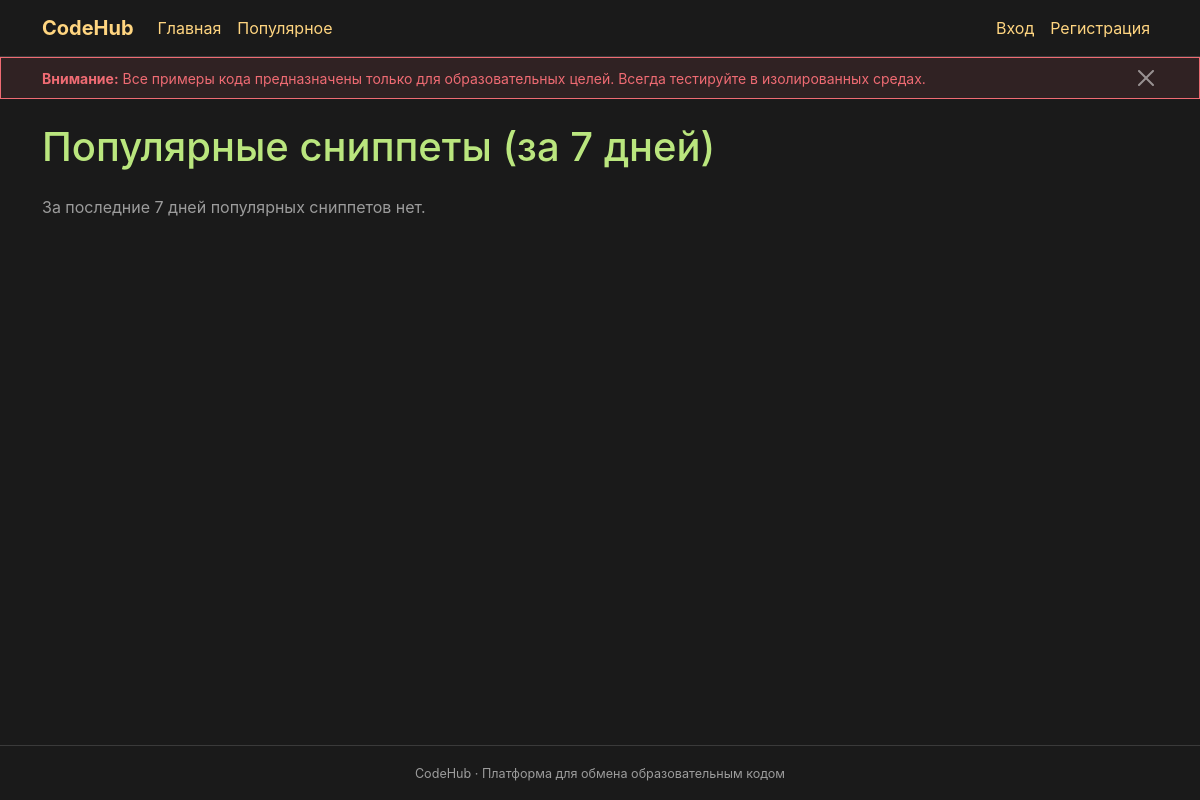
The page /hot on the database as committed earlier.
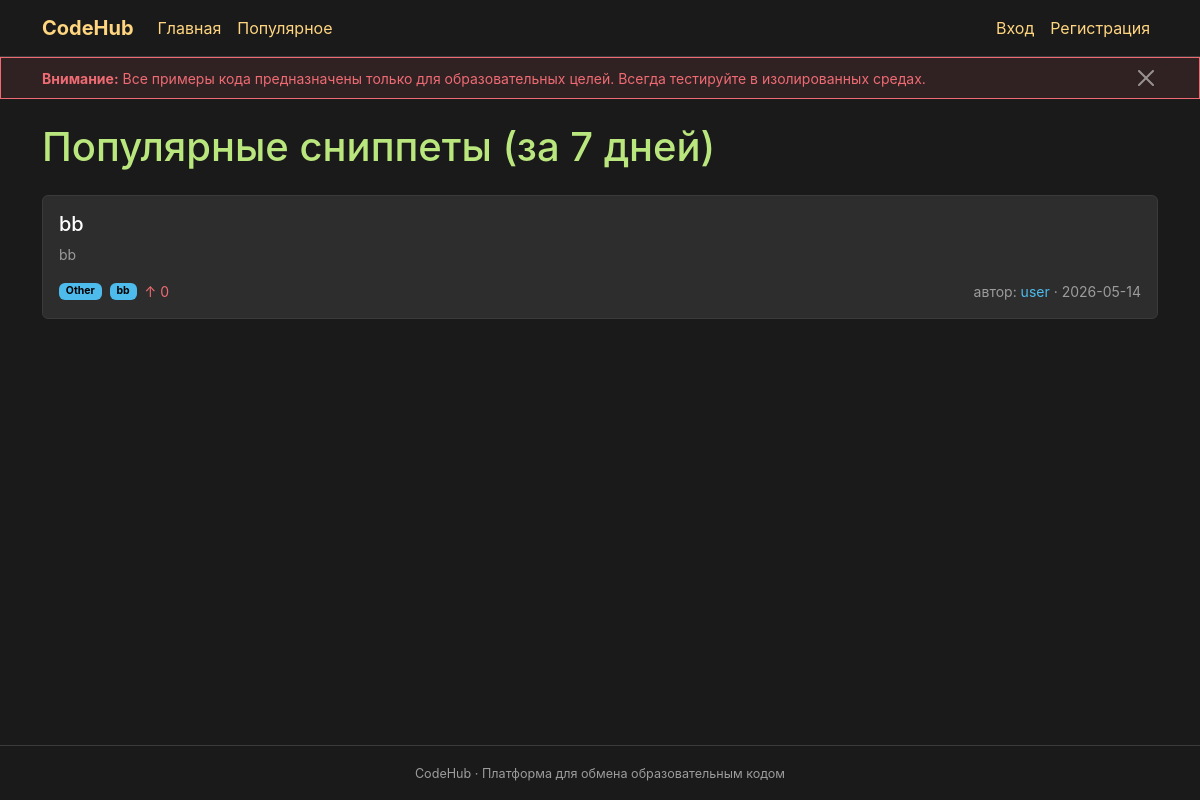
The same page on the database as committed later.
### __init__.py (models this page shows, shortened)
class CodeSnippet(db.Model):
    id = db.Column(db.Integer, primary_key=True)
    title = db.Column(db.String(200), nullable=False)
    description = db.Column(db.Text)
    code = db.Column(db.Text)
    category_id = db.Column(db.Integer, db.ForeignKey('category.id'), nullable=False)
    author_id = db.Column(db.Integer, db.ForeignKey('user.id'), nullable=False)
    created_at = db.Column(db.DateTime, default=datetime.utcnow)
    updated_at = db.Column(db.DateTime, default=datetime.utcnow, onupdate=datetime.utcnow)
    views_count = db.Column(db.Integer, default=0)
    status = db.Column(db.String(20), default='pending')  # pending, approved, rejected
    rejection_reason = db.Column(db.Text)
    moderated_by = db.Column(db.Integer, db.ForeignKey('user.id'))
    moderated_at = db.Column(db.DateTime)
    likes_count = db.Column(db.Integer, default=0)
    dislikes_count = db.Column(db.Integer, default=0)
    reports_count = db.Column(db.Integer, default=0)
    report_moderation_status = db.Column(db.String(20), default='approved')  # approved, pending, rejected (для жалоб)
    report_moderated_by = db.Column(db.Integer, db.ForeignKey('user.id'))
    report_moderated_at = db.Column(db.DateTime)
    report_moderation_reason = db.Column(db.Text)
    resubmit_comment = db.Column(db.Text)  # Комментарий пользователя при повторной отправке
    is_edited = db.Column(db.Boolean, default=False)  # True если сниппет был отредактирован после публикации
    tags = db.relationship('Tag', secondary=snippet_tags, lazy='subquery',
                           backref=db.backref('snippets', lazy=True))
    comments = db.relationship('Comment', backref='snippet', lazy=True, foreign_keys='Comment.snippet_id', cascade='all, delete-orphan')
    views = db.relationship('SnippetView', backref='snippet', lazy=True, foreign_keys='SnippetView.snippet_id', cascade='all, delete-orphan')
    files = db.relationship('SnippetFile', backref='snippet', lazy=True, order_by='SnippetFile.order', cascade='all, delete-orphan')
    links = db.relationship('SnippetLink', backref='snippet', lazy=True, order_by='SnippetLink.order', cascade='all, delete-orphan')

class Category(db.Model):
    id = db.Column(db.Integer, primary_key=True)
    name = db.Column(db.String(100), nullable=False)
    created_at = db.Column(db.DateTime, default=datetime.utcnow)
    snippets = db.relationship('CodeSnippet', backref='category', lazy=True)

class Tag(db.Model):
    id = db.Column(db.Integer, primary_key=True)
    name = db.Column(db.String(50), unique=True, nullable=False)
    created_at = db.Column(db.DateTime, default=datetime.utcnow)
    usage_count = db.Column(db.Integer, default=0)

class User(db.Model, UserMixin):
    id = db.Column(db.Integer, primary_key=True)
    username = db.Column(db.String(80), unique=True, nullable=False)
    password = db.Column(db.String(256), nullable=False)
    admin = db.Column(db.Boolean, default=False)
    created_at = db.Column(db.DateTime, default=datetime.utcnow)
    is_banned = db.Column(db.Boolean, default=False)
    bio = db.Column(db.Text)  # Описание профиля
    avatar_url = db.Column(db.String(500))  # URL аватарки
    snippets = db.relationship('CodeSnippet', backref='author', lazy=True, foreign_keys='CodeSnippet.author_id')
    comments = db.relationship('Comment', backref='author', lazy=True, foreign_keys='Comment.author_id')

### __init__.py (the view)
@app.route('/hot')
def hot():
    from datetime import timedelta
    week_ago = datetime.utcnow() - timedelta(days=7)
    snippets = CodeSnippet.query.filter(
        CodeSnippet.status == 'approved',
        CodeSnippet.created_at >= week_ago
    ).order_by(CodeSnippet.likes_count.desc()).limit(20).all()
    return render_template('hot.html', snippets=snippets)

### templates/hot.html (shortened to what this page needs)
{% extends 'base.html' %}
{% block main %}
<h1 class="mb-4">Популярные сниппеты (за 7 дней)</h1>
{% for snippet in snippets %}
<div class="card mb-3">
    <div class="card-body">
        <h5 class="card-title">
            <a href="{{ url_for('snippet', id=snippet.id) }}" class="text-decoration-none text-white">{{ snippet.title }}</a>
        </h5>
        <p class="card-text text-secondary small">{{ snippet.description[:200] }}{% if snippet.description|length > 200 %}...{% endif %}</p>
        <div class="d-flex flex-wrap gap-2 align-items-center small">
            <span class="badge bg-secondary">{{ snippet.category.name }}</span>
            {% for tag in snippet.tags[:5] %}
            <a href="{{ url_for('by_tag', name=tag.name) }}" class="badge bg-dark text-info">{{ tag.name }}</a>
            {% endfor %}
            <span class="text-warning">&uarr; {{ snippet.likes_count }}</span>
            <span class="text-secondary ms-auto">
                автор: <a href="{{ url_for('profile', username=snippet.author.username) }}" class="text-info">{{ snippet.author.username }}</a>
                &middot; {{ snippet.created_at.strftime('%Y-%m-%d') }}
            </span>
        </div>
    </div>
</div>
{% else %}
<p class="text-secondary">За последние 7 дней популярных сниппетов нет.</p>
{% endfor %}
{% endblock %}

Rows that differ between the two databases and show on the page:
now on this page (row edited): CodeSnippet: title "bb", description "bb", category.name "Other", likes_count "0", author.username "user", created_at "2026-05-14"
now on this page (row edited): Tag: name "bb"
Other text that changed with them:
text no longer shown: "За последние 7 дней популярных сниппетов нет."
